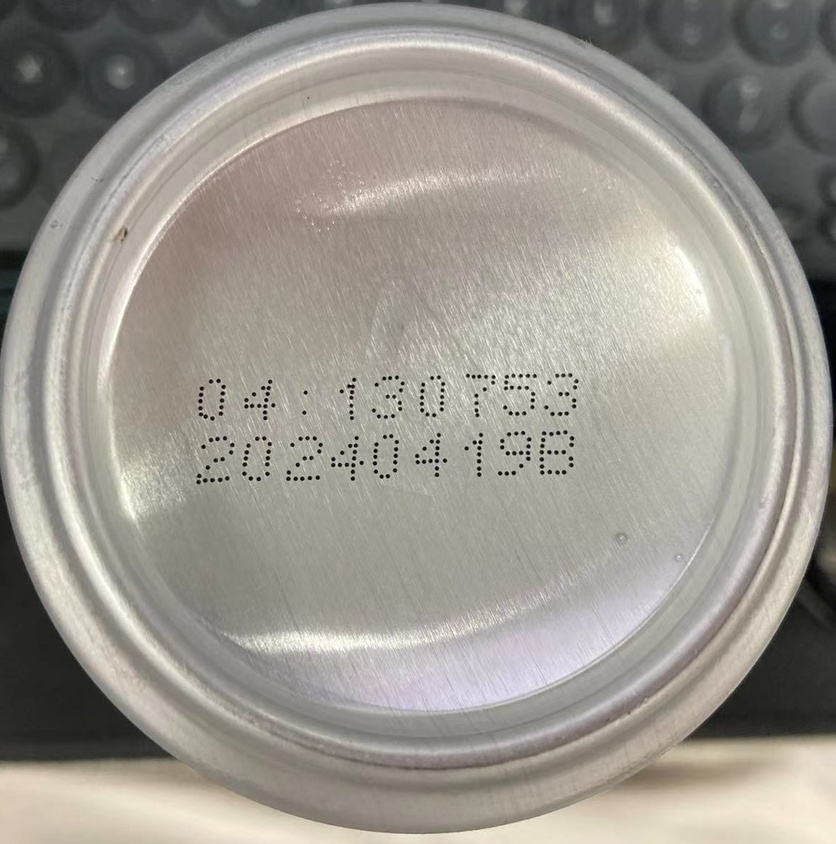
#> input picture images/food503.jpg, 836 x 844 px, shrunk from 1167 x 1177 before the run, found by its file name; its folder holds 5 pictures in this run
$ python 16_connect.py
#> lines starting #> are read from the running program, lines starting #| are printed output that depends on the picture; after the words box and inside, x2 and y2 are one past the last pixel; in counts of white or black regions, pixels touching at a corner belong together
import cv2
import numpy as np
import os

def connect_dots(image_path):
    # 加载图像并转换为灰度图
#> called with image_path = 'Py302_opencv/..\\images\\food503.jpg'
    image = cv2.imread(image_path)
#> image is the input picture: shape (844, 836, 3); mean B, G, R 143.6, 151.6, 156.2
    gray = cv2.cvtColor(image, cv2.COLOR_BGR2GRAY)
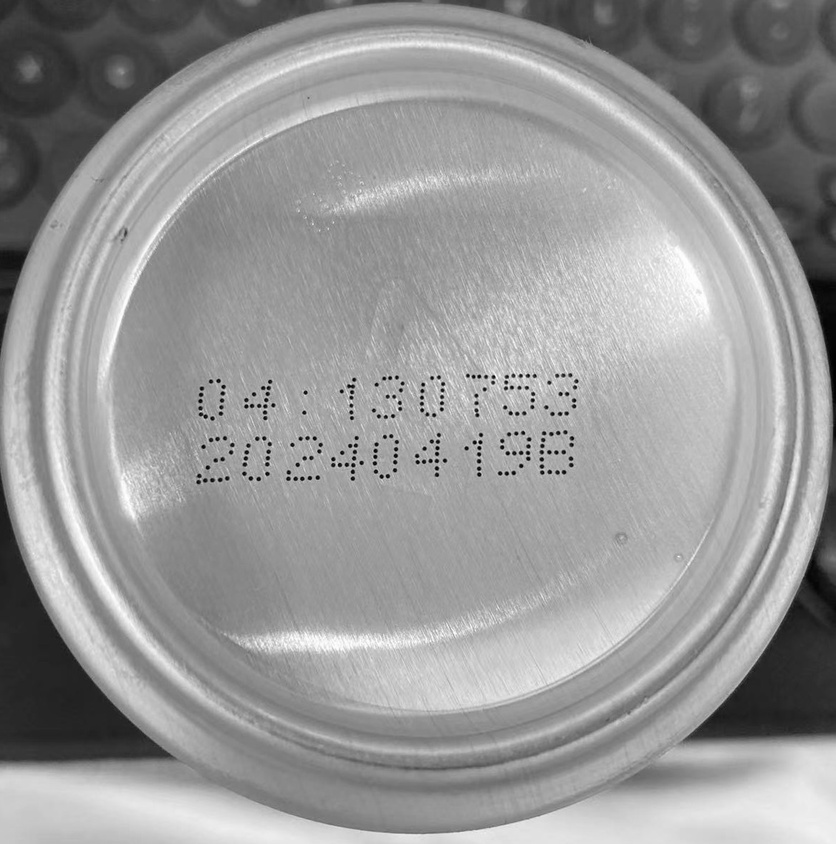
#> gray: shape (844, 836); min 1, max 254, mean 152.1

    # 二值化图像，提取接近黑色的点
    _, binary = cv2.threshold(gray, 50, 255, cv2.THRESH_BINARY_INV)
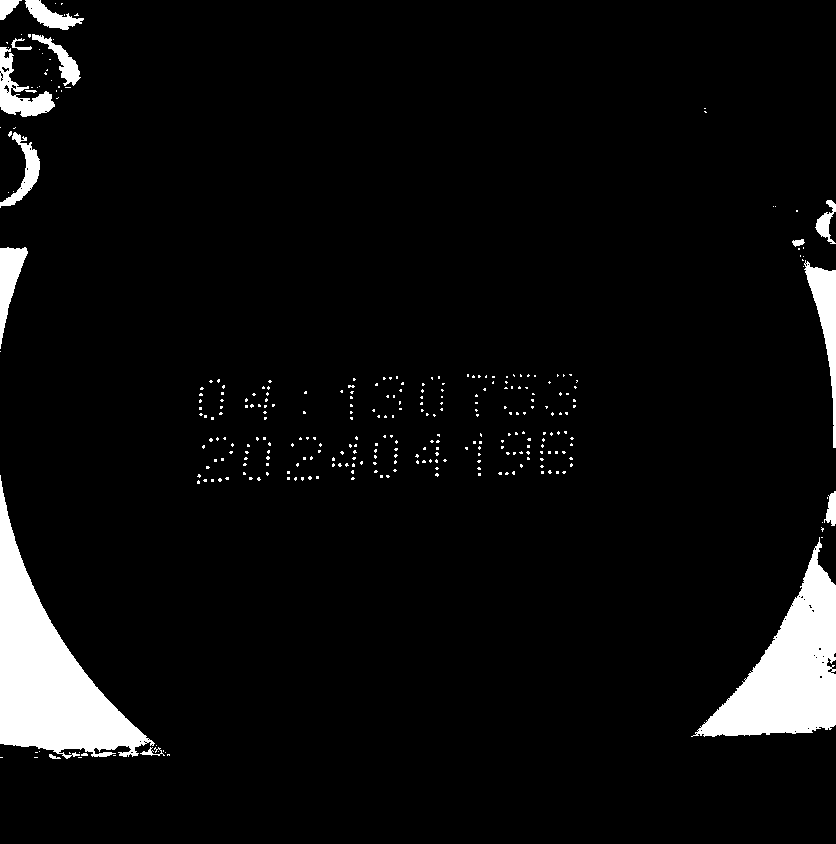
#> binary: shape (844, 836); 5.5% white; 313 white regions (297 under 20 px), largest, box (x1, y1, x2, y2) and area: (0, 475, 155, 759) 15736, (691, 537, 836, 737) 12370, (804, 260, 836, 448) 2043

    # 找到所有的点
    points = np.argwhere(binary)
#> points = 38641 pairs, first value 0 to 758, second value 0 to 835

    # 创建一个空白图像用于绘制连接线
    connected_image = np.zeros_like(image)

    # 连接相邻的点
    for i in range(len(points) - 1):
        y1, x1 = points[i]
        y2, x2 = points[i + 1]

        # 计算距离
        distance = np.linalg.norm((x1 - x2, y1 - y2))

        # 连接条件：可以调整连接的最大距离
        if distance <= 15:
            cv2.line(connected_image, (x1, y1), (x2, y2), (255, 255, 255), 1)
#> this loop made 38640 passes
#> (y1, x1, y2, x2, distance) on passes 1 to 3: (0, 0, 0, 1, 1), (0, 1, 0, 2, 1), (0, 2, 0, 3, 1)
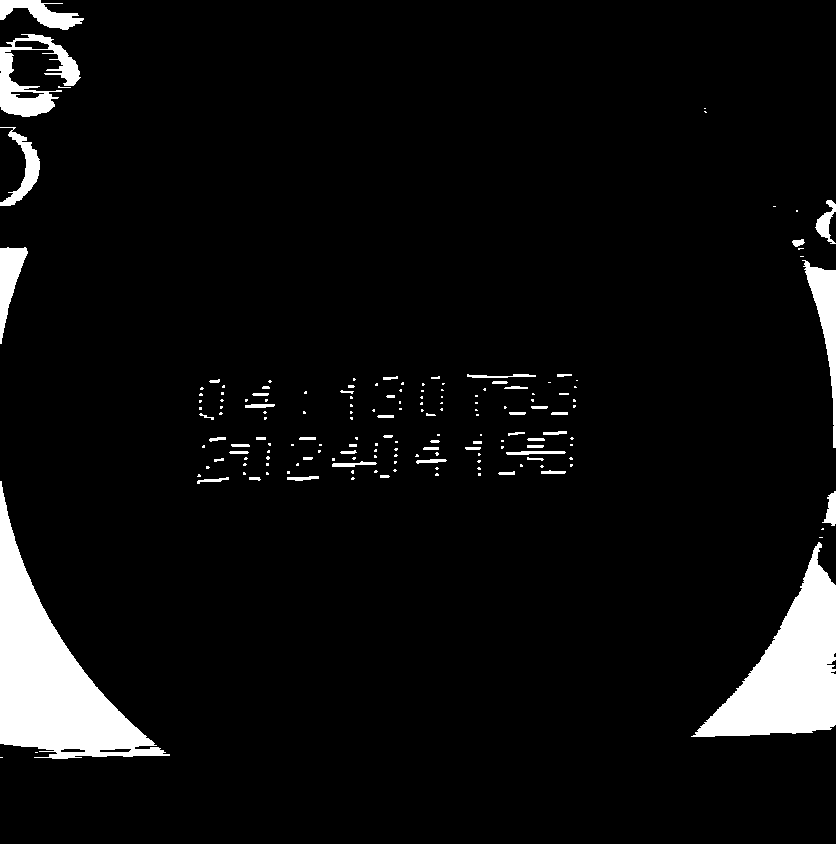
#> connected_image: shape (844, 836, 3); 5.8% white; 167 white regions (110 under 20 px), largest, box (x1, y1, x2, y2) and area: (0, 481, 170, 759) 16306, (691, 542, 836, 737) 12518, (0, 34, 81, 117) 2756

    # 将原图与连接后的图像合并
    result = cv2.addWeighted(image, 0.5, connected_image, 1.0, 0)
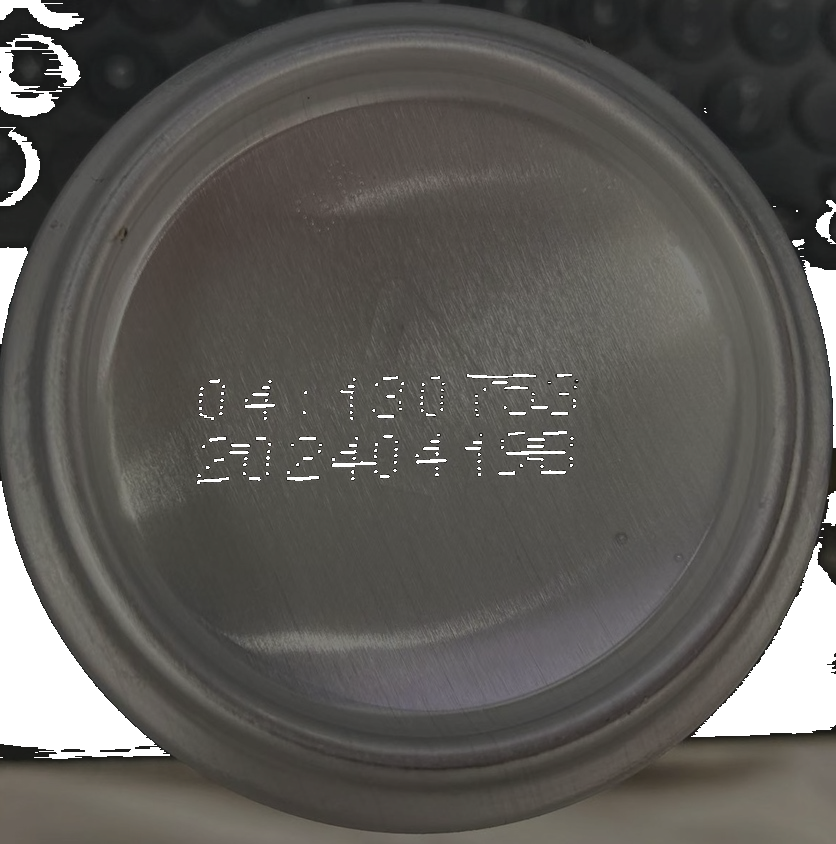
#> result: shape (844, 836, 3); mean B, G, R 85.6, 89.5, 91.8

    return result

def find_and_connect_points(binary):
    # 使用形态学操作连接点
    kernel = np.ones((3, 3), np.uint8)
    connected = cv2.morphologyEx(binary, cv2.MORPH_CLOSE, kernel)
    return connected

image_name = "food503.jpg"
relative_path = "..\\images\\" + image_name
image_path = os.path.dirname(__file__) + "/" + relative_path

# 示例用法
if __name__ == "__main__":
    output_image = connect_dots(image_path)
    cv2.imshow('Connected Dots', output_image)
    cv2.waitKey(0)
    cv2.destroyAllWindows()
